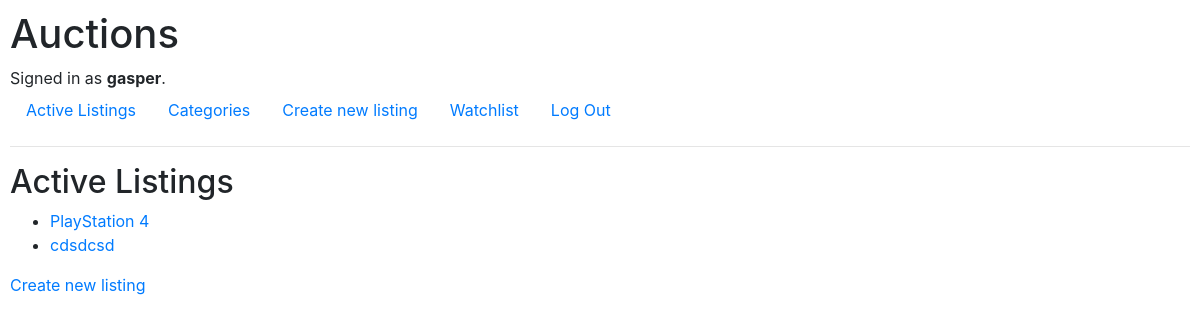
Page / (signed in) on the earlier database version.
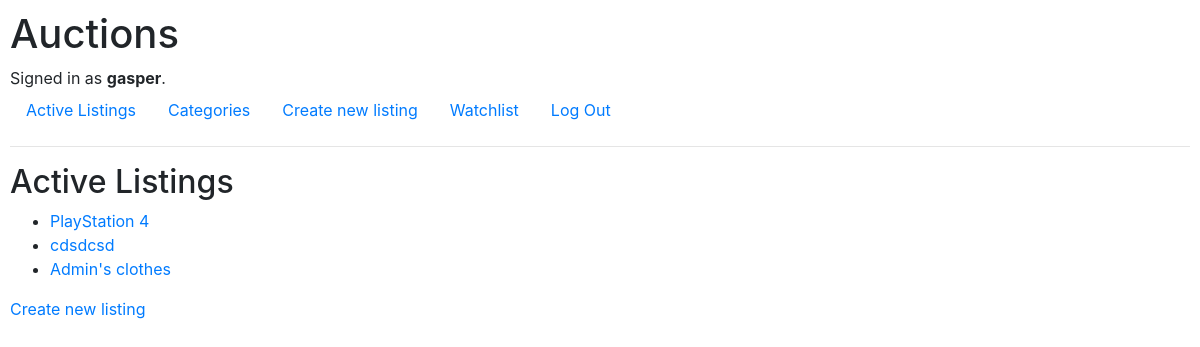
Same page on the later database version.
### auctions/models.py (models this page shows, shortened)
class Listing(models.Model):
    ACTIVE = "ACT"
    CLOSED = "CLO"
    STATUS_CHOICES = {
        ACTIVE: "Active",
        CLOSED: "Closed"
    }
    title = models.CharField(max_length=64)
    description = models.TextField(max_length=200)
    by_user = models.ForeignKey(User, on_delete=models.CASCADE, related_name="listings", default="")
    starting_price = models.FloatField()
    created_at = models.DateTimeField(default=now)
    imgURL = models.URLField(blank=True, default='')
    category = models.ForeignKey(ListingCategories, on_delete=models.CASCADE, related_name="listings")
    watchlisted_by = models.ManyToManyField(User, related_name="watchlist_items")
    status = models.CharField(max_length=10, choices=STATUS_CHOICES, default=ACTIVE)

### auctions/views.py (the view)
# urls.py: path("", views.index, name="index"),
def index(request):
    listings = []
    if request.user.is_authenticated:
        user = User.objects.get(pk=request.user.id)
        listings = Listing.objects.all()
    return render(request, "auctions/index.html", {
        "listings": listings
    })

### auctions/templates/auctions/index.html
{% extends "auctions/layout.html" %}
{% block body %}
    <h2>Active Listings</h2>
    <ul>
        {% for listing in listings %}
            <li><a href="{% url 'item' listing.id %}">{{listing.title}}</a></li>
        {% empty %}
            <li>No listings</li>
        {% endfor %}
    </ul>
    <a href="{% url 'new' %}">Create new listing</a>
{% endblock %}

Differences in the rows shown:
added Listing: title "Admin's clothes"
